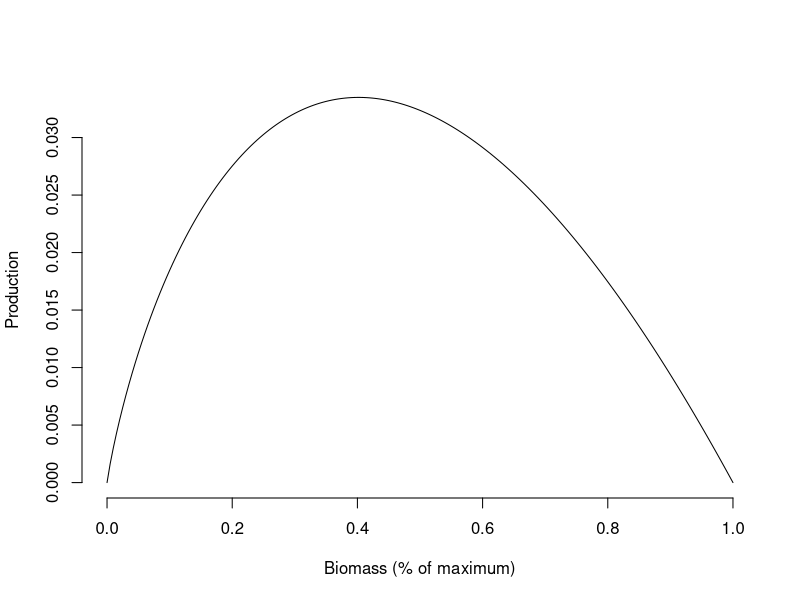

Reproduce this figure in R.



# Parameters
# 45% B0: p=0.55
# 40% B0: p=0.2
# 37% B0: p=0.01
r <- 0.1
k <- 1
p <- c(0.55, 0.2, 0.01)

# Simulate productivity
x <- seq(0.0, 1, 0.005)
y <- r/p[2]*x*(1-(x/k)^p[2])
b_maxp <- x[which.max(y)]
b_maxp




par(mfrow=c(1,1))
plot(x, y, type="l", bty="n", xlab="Biomass (% of maximum)", ylab="Production")

r*k/4

(r*k)/((p+1)^((p+1)/p))



